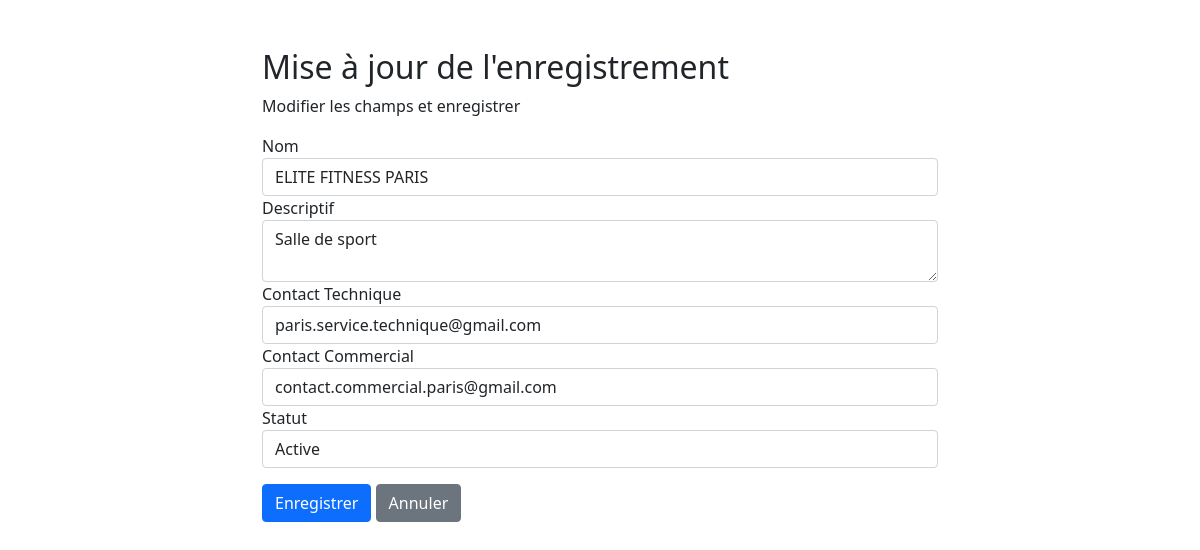
The app's page /elite-fitness/pages/crud_partenaires/update.php?id=1 with its own data.
### tables this page shows
CREATE TABLE `partenaires` (
  `id` int(11) NOT NULL,
  `nom` varchar(100) NOT NULL,
  `descrip` varchar(100) NOT NULL,
  `ctechnique` varchar(100) NOT NULL,
  `ccommercial` varchar(50) NOT NULL,
  `statut` varchar(10) NOT NULL,
  `image` varchar(500) DEFAULT NULL
);

### elite-fitness/pages/crud_partenaires/update.php (the view, shortened to what this page needs)
<?php
require_once "config.php";
$nom = $descrip = $ctechnique = $ccommercial = $statut = "";
$nom_err = $descrip_err = $ctechnique_err = $ccommercial_err = $statut_err = "";
if(isset($_POST["id"]) && !empty($_POST["id"])){
    $id = $_POST["id"];
    $input_nom = trim($_POST["nom"]);
    if(empty($input_nom)){
        $nom_err = "Veillez entrez un nom.";
    } elseif(!filter_var($input_nom, FILTER_VALIDATE_REGEXP, array("options"=>array("regexp"=>"/^[a-zA-Z\s]+$/")))){
        $nom_err = "Veillez entrez un nom valide.";
    } else{
        $nom = $input_nom;
    }
       $input_descrip = trim($_POST["descrip"]);
       if(empty($input_descrip)){
           $descrip_err = "Veillez entrez un descriptif.";
       } else{
           $descrip = $input_descrip;
       }
    $input_ctechnique = trim($_POST["ctechnique"]);
    if(empty($input_ctechnique)){
        $ctechnique_err = "Veillez entrez le contact technique.";
    } else{
        $ctechnique = $input_ctechnique;
    }
    $input_ccommercial = trim($_POST["ccommercial"]);
    if(empty($input_ccommercial)){
        $ccommercial_err = "Veillez entrez le contact technique.";
    } else{
        $ccommercial = $input_ccommercial;
    }
    $input_statut = trim($_POST["statut"]);
    if(empty($input_statut)){
        $statut_err = "Veillez entrez le statut.";
    } else{
        $statut = $input_statut;
    }
    if(empty($nom_err) && empty($descrip_err) && empty($ctechnique_err) && empty($ccommercial_err) && empty($statut_err)){
        $sql = "UPDATE partenaires SET  nom=?, descrip=?, ctechnique=?, ccommercial=?, statut=? WHERE id=?";
        if($stmt = mysqli_prepare($link, $sql)){
            mysqli_stmt_bind_param($stmt, "sssssi", $param_nom, $param_descrip, $param_ctechnique, $param_ccommercial, $param_statut, $param_id);
            $param_nom = $nom;
            $param_descrip = $descrip;
            $param_ctechnique = $ctechnique;
            $param_ccommercial = $ccommercial;
            $param_statut = $statut;
            $param_id = $id;
            if(mysqli_stmt_execute($stmt)){
                header("location: ../partenaires.php");
                exit();
            } else{
                echo "Oops! une erreur est survenue.";
            }
        }
        mysqli_stmt_close($stmt);
    }
    mysqli_close($link);
} else{
    if(isset($_GET["id"]) && !empty(trim($_GET["id"]))){
        $sql = "SELECT * FROM partenaires WHERE id = ?";
        if($stmt = mysqli_prepare($link, $sql)){
            mysqli_stmt_bind_param($stmt, "i", $param_id);
            if(mysqli_stmt_execute($stmt)){
                $result = mysqli_stmt_get_result($stmt);
                if(mysqli_num_rows($result) == 1){
                    $row = mysqli_fetch_array($result, MYSQLI_ASSOC);
                    $nom = $row["nom"];
                    $descrip = $row["descrip"];
                    $ctechnique = $row["ctechnique"];
                    $ccommercial = $row["ccommercial"];
                    $statut = $row["statut"];
                } else{
                    header("location: error.php");
                    exit();
                }
            } else{
                echo "Oops! une erreur est survenue.";
            }
        }
    }  else{
        header("location: error.php");
        exit();
    }
}
?>
<!DOCTYPE html>
<html lang="en">
<head>
    <link href="https://cdn.jsdelivr.net/npm/bootstrap@5.1.3/dist/css/bootstrap.min.css" rel="stylesheet">
</head>
<body>
    <div class="wrapper">
        <div class="container-fluid">
            <div class="row">
                <div class="col-md-12">
                    <h2 class="mt-5">Mise à jour de l'enregistrement</h2>
                    <p>Modifier les champs et enregistrer</p>
                    <form action="<?php echo htmlspecialchars(basename($_SERVER['REQUEST_URI'])); ?>" method="post">
                    <div class="form-group">
                            <label>Nom</label>
                            <input type="text" name="nom" class="form-control <?php echo (!empty($nom_err)) ? 'is-invalid' : ''; ?>" value="<?php echo $nom; ?>">
                        </div>
                        <div class="form-group">
                            <label>Descriptif</label>
                            <textarea name="descrip" class="form-control <?php echo (!empty($descrip_err)) ? 'is-invalid' : ''; ?>"><?php echo $descrip; ?></textarea>
                        </div>
                        <div class="form-group">
                            <label>Contact Technique</label>
                            <input type="text" name="ctechnique" class="form-control <?php echo (!empty($ctechnique_err)) ? 'is-invalid' : ''; ?>" value="<?php echo $ctechnique; ?>">
                        </div>
                        <div class="form-group">
                            <label>Contact Commercial</label>
                            <input type="text" name="ccommercial" class="form-control <?php echo (!empty($ccommercial_err)) ? 'is-invalid' : ''; ?>" value="<?php echo $ccommercial; ?>">
                        </div>
                        <div class="form-group">
                            <label>Statut</label>
                          <select name="statut" id="statut"  class="form-control <?php echo (!empty($statut_err)) ? 'is-invalid' : ''; ?>" value="<?php echo $statut; ?>">
							<option value="1">Active</option>
							</select>
                        </div>
                        <input type="submit" class="btn btn-primary mt-3" value="Enregistrer">
                        <a href="../modif_partenaires.php" class="btn btn-secondary mt-3 ml-2">Annuler</a>
                    </form>
                </div>
            </div>
        </div>
    </div>
</body>
</html>

### elite-fitness/pages/crud_partenaires/update.php (style rules this page uses)
.wrapper { width: 700px; margin: 0 auto; }

### records on screen
partenaires: nom "ELITE FITNESS PARIS", descrip "Salle de sport", ctechnique "paris.service.technique@gmail.com", ccommercial "contact.commercial.paris@gmail.com", statut "Active"
